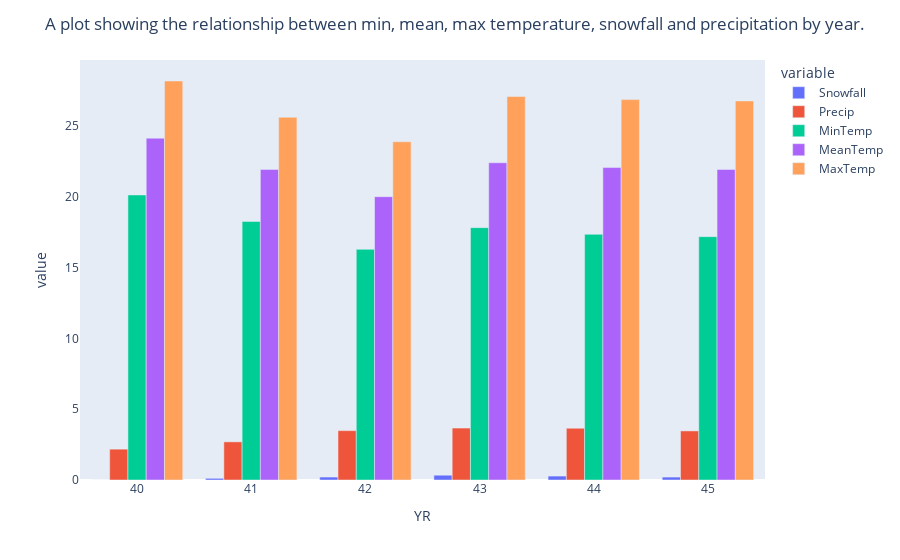

This figure's notebook cell:
### Code cell
fig=px.bar(df_yr, x="YR", y=["Snowfall", "Precip", "MinTemp", "MeanTemp","MaxTemp"])
fig.update_layout(barmode="group",xaxis_showgrid=False,
                  yaxis_showgrid=False, 
                  title="A plot showing the relationship between min, mean, max temperature, snowfall and precipitation by year.")
fig.show()

### Figure 1 — Plotly figure (JSON) as saved in the notebook; plotly's stock layout.template omitted (floating-point values rounded to 4 significant figures)
{"data": [{"alignmentgroup": "True", "hovertemplate": "variable=Snowfall<br>YR=%{x}<br>value=%{y}<extra></extra>", "legendgroup": "Snowfall", "marker": {"color": "#636efa"}, "name": "Snowfall", "offsetgroup": "Snowfall", "orientation": "v", "showlegend": true, "textposition": "auto", "type": "bar", "x": [40, 41, 42, 43, 44, 45], "xaxis": "x", "y": [0, 0.1177, 0.2082, 0.3382, 0.2772, 0.2061], "yaxis": "y"}, {"alignmentgroup": "True", "hovertemplate": "variable=Precip<br>YR=%{x}<br>value=%{y}<extra></extra>", "legendgroup": "Precip", "marker": {"color": "#EF553B"}, "name": "Precip", "offsetgroup": "Precip", "orientation": "v", "showlegend": true, "textposition": "auto", "type": "bar", "x": [40, 41, 42, 43, 44, 45], "xaxis": "x", "y": [2.179, 2.694, 3.486, 3.665, 3.657, 3.467], "yaxis": "y"}, {"alignmentgroup": "True", "hovertemplate": "variable=MinTemp<br>YR=%{x}<br>value=%{y}<extra></extra>", "legendgroup": "MinTemp", "marker": {"color": "#00cc96"}, "name": "MinTemp", "offsetgroup": "MinTemp", "orientation": "v", "showlegend": true, "textposition": "auto", "type": "bar", "x": [40, 41, 42, 43, 44, 45], "xaxis": "x", "y": [20.13, 18.26, 16.29, 17.82, 17.35, 17.19], "yaxis": "y"}, {"alignmentgroup": "True", "hovertemplate": "variable=MeanTemp<br>YR=%{x}<br>value=%{y}<extra></extra>", "legendgroup": "MeanTemp", "marker": {"color": "#ab63fa"}, "name": "MeanTemp", "offsetgroup": "MeanTemp", "orientation": "v", "showlegend": true, "textposition": "auto", "type": "bar", "x": [40, 41, 42, 43, 44, 45], "xaxis": "x", "y": [24.14, 21.94, 20.01, 22.41, 22.07, 21.93], "yaxis": "y"}, {"alignmentgroup": "True", "hovertemplate": "variable=MaxTemp<br>YR=%{x}<br>value=%{y}<extra></extra>", "legendgroup": "MaxTemp", "marker": {"color": "#FFA15A"}, "name": "MaxTemp", "offsetgroup": "MaxTemp", "orientation": "v", "showlegend": true, "textposition": "auto", "type": "bar", "x": [40, 41, 42, 43, 44, 45], "xaxis": "x", "y": [28.18, 25.62, 23.89, 27.08, 26.87, 26.77], "yaxis": "y"}], "layout": {"barmode": "group", "legend": {"title": {"text": "variable"}, "tracegroupgap": 0}, "margin": {"t": 60}, "title": {"text": "A plot showing the relationship between min, mean, max temperature, snowfall and precipitation by year."}, "xaxis": {"anchor": "y", "domain": [0, 1], "showgrid": false, "title": {"text": "YR"}}, "yaxis": {"anchor": "x", "domain": [0, 1], "showgrid": false, "title": {"text": "value"}}}}
